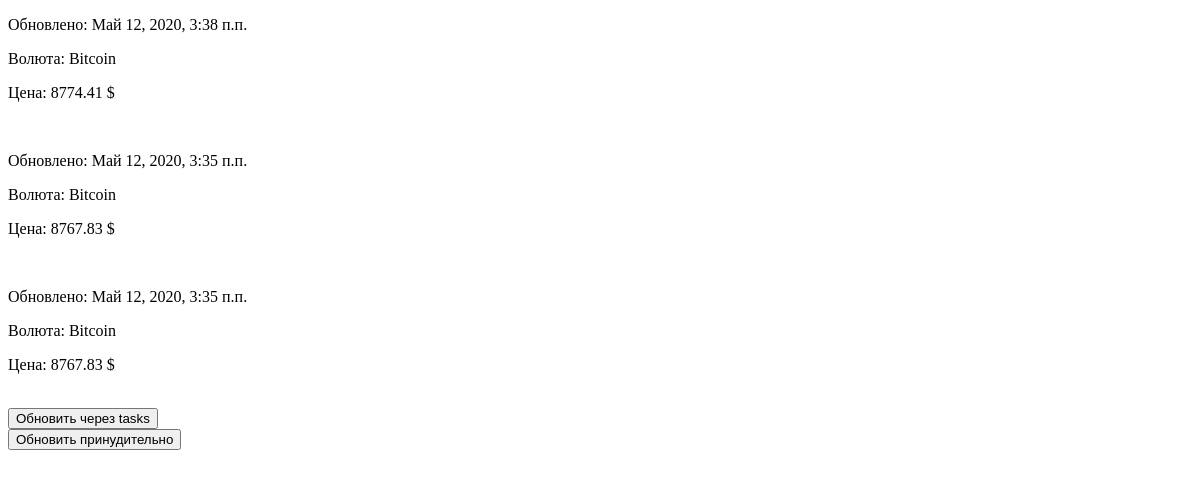
Before: / with the older database file.
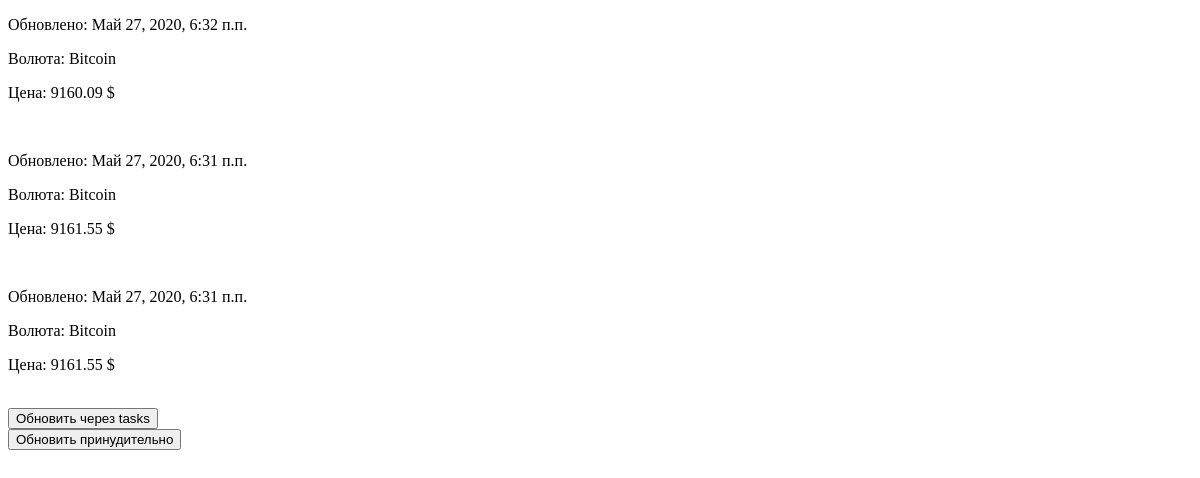
After: the same page with the newer database file.
### bitbd/models.py (models this page shows, shortened)
class Post(models.Model):
    created_date = models.DateTimeField(auto_now_add=True)
    name = models.TextField()
    price = models.TextField()

### bitbd/views.py (the view)
# urls.py: path('', views.index, name='index'),
def index(request):
    posts = Post.objects.filter(created_date__lte=timezone.now()).order_by('-created_date')
    paginator = Paginator(posts, 3)
    page = request.GET.get('page')
    try:
        posts = paginator.page(page)
    except PageNotAnInteger:
        posts = paginator.page(1)
    except EmptyPage:
        posts = paginator.page(paginator.num_pages)
        posts = posts,
    return render(request, 'blog/index.html', {'posts': posts})

### bitbd/templates/blog/index.html (shortened to what this page needs)
<!DOCTYPE html>
<html lang="ru">
<head>
</head>
<body>
{% for post in posts %}
    <dev>
        <p>Обновлено: {{ post.created_date }}</p>
        <p>Волюта: {{ post.name }}</p>
        <p>Цена: {{ post.price }} $</p>
     </dev>
{% endfor %}
<form action="{% url 'update-money' %}" target="">
   <button>Обновить через tasks</button>
  </form>
<form action="{% url 'get_price' %}" target="">
   <button>Обновить принудительно</button>
  </form>
</body>
</html>

Changed rows visible on the page:
no longer on this page (row unchanged): Post: created_date "Май 12, 2020, 3:38 п.п.", name "Bitcoin", price "8774.41"
no longer on this page (row unchanged): Post: created_date "Май 12, 2020, 3:35 п.п.", name "Bitcoin", price "8767.83"
no longer on this page (row unchanged): Post: created_date "Май 12, 2020, 3:35 п.п.", name "Bitcoin", price "8767.83"
added Post: created_date "Май 27, 2020, 6:32 п.п.", name "Bitcoin", price "9160.09"
added Post: created_date "Май 27, 2020, 6:31 п.п.", name "Bitcoin", price "9161.55"
added Post: created_date "Май 27, 2020, 6:31 п.п.", name "Bitcoin", price "9161.55"
